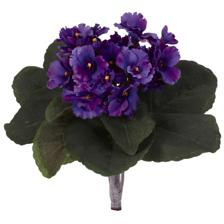
#> input picture new_house_plant_species_split/train/African Violet (Saintpaulia ionantha)/181.jpeg, 224 x 224 px, found by its file name; its folder holds only this picture in this run
$ jupyter execute splitting_and_augmentation.ipynb
#> lines starting #> are read from the running program, lines starting #| are printed output that depends on the picture
Augmentation

[cell 1]
import os
import numpy as np
from PIL import Image, ImageEnhance, ImageFilter
from tqdm import tqdm
import random


def add_salt_and_pepper_noise(image, amount=0.04, salt_vs_pepper=0.5):
    """Add salt-and-pepper noise to an image."""
    image = image.convert('RGB')
    img_array = np.array(image)
    h, w = img_array.shape[:2]
    num_salt = int(amount * h * w * salt_vs_pepper)
    num_pepper = int(amount * h * w * (1 - salt_vs_pepper))

    # Add salt (white)
    coords = [np.random.randint(0, i - 1, num_salt) for i in img_array.shape[:2]]
    img_array[coords[0], coords[1]] = 255

    # Add pepper (black)
    coords = [np.random.randint(0, i - 1, num_pepper) for i in img_array.shape[:2]]
    img_array[coords[0], coords[1]] = 0

    return Image.fromarray(img_array)

def add_gaussian_noise(image, mean=0, std=0.05):
    """Add Gaussian noise to an image."""
    image = image.convert('RGB')
    img_array = np.array(image) / 255.0  # Normalize to [0, 1]
    noise = np.random.normal(mean, std, img_array.shape)
    noisy_img_array = img_array + noise
    noisy_img_array = np.clip(noisy_img_array, 0, 1)  # Ensure values are between 0 and 1
    return Image.fromarray((noisy_img_array * 255).astype(np.uint8))

def random_zoom(image, crop_percentage=0.1):
    """Randomly zoom into an image by cropping a percentage from each side."""
    width, height = image.size

    # Calculate the cropping area
    left = int(width * crop_percentage)
    top = int(height * crop_percentage)
    right = width - int(width * crop_percentage)
    bottom = height - int(height * crop_percentage)

    # Crop the image
    cropped_img = image.crop((left, top, right, bottom))

    # Resize back to original size
    return cropped_img.resize((width, height), Image.Resampling.LANCZOS)


def adjust_brightness_contrast(image, brightness_factor=1.2, contrast_factor=1.2):
    """Adjust the brightness and contrast of an image."""
    image = image.convert("RGB")  # Ensure the image is in RGB mode
    enhancer = ImageEnhance.Brightness(image)
    image = enhancer.enhance(brightness_factor)

    enhancer = ImageEnhance.Contrast(image)
    image = enhancer.enhance(contrast_factor)

    return image

def add_gaussian_blur(image, radius=2):
    # Ensure the input is a valid image
    if not isinstance(image, Image.Image):
        raise ValueError("The input is not a valid PIL Image object.")

    # Convert non-RGB modes to RGB
    if image.mode not in ('RGB', 'RGBA'):
        image = image.convert('RGB')

    # Apply Gaussian blur
    return image.filter(ImageFilter.GaussianBlur(radius))

def darken(image, factor=0.6):
    # Ensure image is in RGB mode
    if image.mode != 'RGB':
        image = image.convert('RGB')

    enhancer = ImageEnhance.Brightness(image)
    return enhancer.enhance(factor)


MAX_CLASS_SIZE = 500

def apply_augmentation_to_class(class_images, class_size, class_name):
    augmented_images = []

    if class_size >= MAX_CLASS_SIZE:
        print(f"Skipping augmentation for {class_name} as class size has reached the limit of {MAX_CLASS_SIZE}.")
        return augmented_images  # No augmentation for this class

    for img_info in class_images:
        img, original_image_name = img_info
        count = 0
        if class_size >= MAX_CLASS_SIZE:
            print(f"Reached max class size for {class_name}, stopping augmentation.")
            break  # Stop augmentation if class size reaches the limit

        # original_image_name = os.path.splitext(os.path.basename(img.filename))[0]

        if class_size < 50:
            # Apply all augmentations and combinations of two
            augmented_images.append((add_salt_and_pepper_noise(img), f'{original_image_name}_salt_and_pepper_noise'))
            augmented_images.append((add_gaussian_noise(img), f'{original_image_name}_gaussian_noise'))
            augmented_images.append((random_zoom(img), f'{original_image_name}_random_zoom'))
            augmented_images.append((adjust_brightness_contrast(img), f'{original_image_name}_brightness_contrast'))

            # Convert to RGB before applying Gaussian blur
            img_rgb = img.convert("RGB")
            augmented_images.append((img_rgb.filter(ImageFilter.GaussianBlur(radius=2)), f'{original_image_name}_gaussian_blur'))

            augmented_images.append((darken(img), f'{original_image_name}_darken'))  # Darken the image

            # Apply combinations of two augmentations
            augmented_images.append((add_gaussian_noise(random_zoom(img)), f'{original_image_name}_gaussian_noise_zoom'))
            augmented_images.append((add_salt_and_pepper_noise(adjust_brightness_contrast(img)), f'{original_image_name}_salt_brightness_contrast'))


        elif 50 <= class_size < 100:
            # Apply all augmentations and combinations of two
            augmented_images.append((add_salt_and_pepper_noise(img), f'{original_image_name}_salt_and_pepper_noise'))
            augmented_images.append((add_gaussian_noise(img), f'{original_image_name}_gaussian_noise'))

            augmented_images.append((adjust_brightness_contrast(img), f'{original_image_name}_brightness_contrast'))
            augmented_images.append((img.filter(ImageFilter.GaussianBlur(radius=2)), f'{original_image_name}_gaussian_blur'))


        elif class_size>= 100:
            augmented_images.append((add_salt_and_pepper_noise(img), f'{original_image_name}_salt_and_pepper_noise'))
            augmented_images.append((add_gaussian_noise(img), f'{original_image_name}_gaussian_noise'))
            augmented_images.append((img.filter(ImageFilter.GaussianBlur(radius=2)), f'{original_image_name}_gaussian_blur'))
            augmented_images.append((adjust_brightness_contrast(img), f'{original_image_name}_brightness_contrast'))
            class_size += 4
            if class_size >= MAX_CLASS_SIZE: break

        '''if class_size >= MAX_CLASS_SIZE:
            print(f"Reached max class size for {class_name}, stopping augmentation.")
            break'''

    return augmented_images

def save_augmented_images(class_images, augmented_images, class_path):
    for img, img_name in augmented_images:
        # Convert image to RGB before saving if not already in RGB mode
        if img.mode != 'RGB':
            img = img.convert('RGB')

        img.save(f"{class_path}/{img_name}.jpg", 'JPEG')
# Example usage
def process_images_in_dataset(train_dir):
    class_names = os.listdir(train_dir)

    for class_name in class_names:
        class_path = os.path.join(train_dir, class_name)

        if os.path.isdir(class_path):
            # Include both Image objects and their original names as tuples
            class_images = [
                (Image.open(os.path.join(class_path, img)).convert('RGB'), os.path.splitext(img)[0])
                for img in os.listdir(class_path)
                if img.lower().endswith(('png', 'jpg', 'jpeg'))
            ]
            class_size = len(class_images)
#> class_size = 1
            # Apply augmentations based on class size
            augmented_images = apply_augmentation_to_class(class_images, class_size, class_name)
#> the loop in apply_augmentation_to_class, `for img_info in class_images:` made 1 pass
#> (original_image_name, count) on pass 1: ('181', 0)
#> pass 1, in add_gaussian_noise, `noisy_img_array = img_array + noise`:
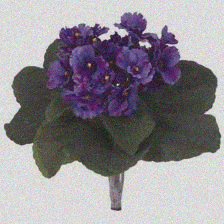
#> noisy_img_array: shape (224, 224, 3) float64; mean R, G, B 0.608, 0.586, 0.617; drawn with min black and max white
#> pass 1, in add_gaussian_noise, `noisy_img_array = np.clip(noisy_img_array, 0, 1)`:
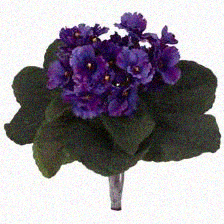
#> noisy_img_array: shape (224, 224, 3) float64; mean R, G, B 0.599, 0.577, 0.607
#> pass 1, in random_zoom, `cropped_img = image.crop((left, top, right, bottom))`:
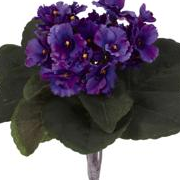
#> cropped_img: PIL image 180x180 RGB; mean R, G, B 112.9, 104.1, 116.3
#> in apply_augmentation_to_class, img is the input picture: PIL image 224x224 RGB; mean R, G, B 155.1, 149.3, 157.1
#> after the loop in apply_augmentation_to_class, `for img_info in class_images:`: augmented_images = 8 items; class_size = 1
#> augmented_images = 8 items

            # Save augmented images
            save_augmented_images(class_images, augmented_images, class_path)
#> the loop in save_augmented_images, `for img, img_name in augmented_images:` made 8 passes
#> img_name on passes 1 to 8: '181_salt_and_pepper_noise', '181_gaussian_noise', '181_random_zoom', '181_brightness_contrast', '181_gaussian_blur', '181_darken', '181_gaussian_noise_zoom', '181_salt_brightness_contrast'
#> pass 1, in save_augmented_images, `img.save(f"{class_path}/{img_name}.jpg", 'JPEG')`:
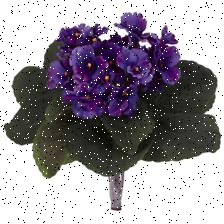
#> saved as 181_salt_and_pepper_noise.jpg: PIL image 224x224 RGB; mean R, G, B 154.2, 148.6, 156.1

            print(f"Processed {class_name} with {class_size} original images.")
#| Processed African Violet (Saintpaulia ionantha) with 1 original images.
#> pass 2 of the loop in process_images_in_dataset, `for class_name in class_names:`:
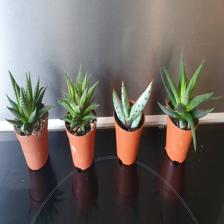
#> input picture new_house_plant_species_split/train/Aloe Vera/119.jpg, 224 x 224 px, found by its file name
#> the loop in apply_augmentation_to_class (call 2), `for img_info in class_images:` made 1 pass
#> (original_image_name, count) on pass 1: ('119', 0)
#> pass 1, in random_zoom (call 3), `cropped_img = image.crop((left, top, right, bottom))`:
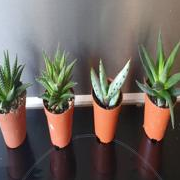
#> cropped_img: PIL image 180x180 RGB; mean R, G, B 110, 100.3, 92.2
#> in apply_augmentation_to_class, img is the input picture: PIL image 224x224 RGB; mean R, G, B 109.7, 103.3, 98.1
#> the loop in save_augmented_images (call 2), `for img, img_name in augmented_images:` made 8 passes
#> img_name on passes 1 to 8: '119_salt_and_pepper_noise', '119_gaussian_noise', '119_random_zoom', '119_brightness_contrast', '119_gaussian_blur', '119_darken', '119_gaussian_noise_zoom', '119_salt_brightness_contrast'
#> pass 1, in save_augmented_images (call 2), `img.save(f"{class_path}/{img_name}.jpg", 'JPEG')`:
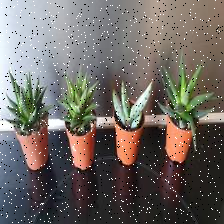
#> saved as 119_salt_and_pepper_noise.jpg: PIL image 224x224 RGB; mean R, G, B 110.4, 104.3, 99.3
#| Processed Aloe Vera with 1 original images.

# Run the processing
train_dir = r"C:\Users\eliza\OneDrive\Desktop\4-cu kurs\FIRST SEM\AI\project\for_test\train"
process_images_in_dataset(train_dir)
